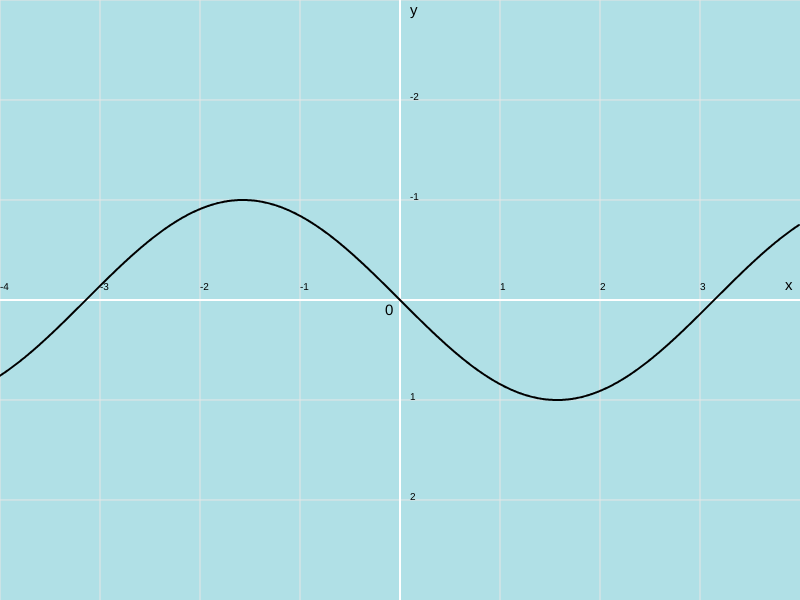
Frame 1 (no input)
Frame 60 (no input): identical to frame 1, image omitted
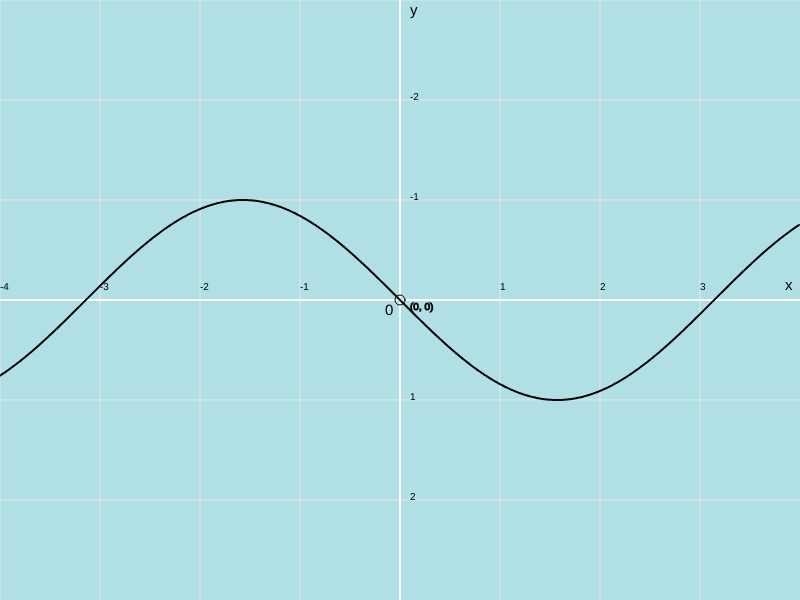
Frame 120 (the mouse pressed at the canvas centre since frame 60)

The p5.js sketch that drew these frames (run headless with seeded random() and noise() and a simulated clock; from frame 60 on, the mouse is pressed at the canvas centre):

// p5.js sketch
// ── sketch.js
let cellSize = 100; //scaleと一致させると1メモリ = x,yでの1の変化と一致するが、cellSizeをscaleの1/10にするとx,yでいう0.1のメモリになる
let scale = 100; //グラフをどれくらいzoom in/zoom outして表示するか？(100の時は100倍原点に近いところだけ見る)

function setup() {
    createCanvas(800, 600);
    background(176, 224, 230);
    // 原点をキャンバスの中心に設定
    translate(width / 2, height / 2);
    drawGrid(cellSize); //スケール (1にすると1pixelが y=f(x)でx, yの1分の変化になる、10にすると10pixelで1になる)
    drawAxis();


    // グラフを描画
    stroke(0);
    strokeWeight(2);
    noFill();

    beginShape();
    for (let x = -width / 2; x < width / 2; x += 1) {
        let y = targetFunction(x);
        stroke(0);
        vertex(x, y);
    }
    endShape();
}

function draw() {

}


function drawDashedLine(x1, y1, x2, y2, dashLength, gapLength) {
    let distance = dist(x1, y1, x2, y2); // 線の全体の長さを計算
    let dashCount = distance / (dashLength + gapLength); // 点線の数

    let xStep = (x2 - x1) / dashCount; // x方向のステップサイズ
    let yStep = (y2 - y1) / dashCount; // y方向のステップサイズ

    for (let i = 0; i < dashCount; i++) {
        let xStart = x1 + i * (xStep + gapLength / distance * (x2 - x1));
        let yStart = y1 + i * (yStep + gapLength / distance * (y2 - y1));
        let xEnd = xStart + xStep;
        let yEnd = yStart + yStep;
        line(xStart, yStart, xEnd, yEnd);
    }
}

function drawAxis() {
    console.log("drawAxis");
    // x軸とy軸を描画
    stroke(255);
    strokeWeight(2);
    line(-width / 2, 0, width / 2, 0); // x軸
    line(0, -height / 2, 0, height / 2); // y軸

    //原点の0
    textSize(15);
    fill(0);
    noStroke();
    text("0", - 15, 15);

    //軸ラベルの描画
    text(`x`, width / 2 - 15, -10);
    text(`y`, 10, -height / 2 + 15);

}

function drawGrid(cellSize) {
    console.log("drawGrid");

    // 縦線を描画
    for (let x = -width / 2; x < width / 2; x += cellSize) {
        stroke(230); // グリッドの色
        strokeWeight(1); // グリッドの線の太さ
        line(x, -height / 2, x, height / 2);

        if (x != 0) {//原点はメモリ不要なので除外
            textSize(10);
            fill(0);
            noStroke();
            text(`${x / cellSize * (cellSize / scale)}`, x, - 10);
        }


    }

    // 横線を描画
    for (let y = - height / 2; y < height / 2; y += cellSize) {
        stroke(230); // グリッドの色
        strokeWeight(1); // グリッドの線の太さ
        line(-width / 2, y, width / 2, y);

        if (y != 0) {//原点はメモリ不要なので除外
            textSize(10);
            fill(0);
            noStroke();
            text(`${y / cellSize * (cellSize / scale)}`, 10, y);
        }

    }

}

function mousePressed() {
    translate(width / 2, height / 2);
    drawPointer(mouseX - width / 2);
}

function drawPointer(x) {
    let y = targetFunction(x);
    stroke(0);
    strokeWeight(1);
    noFill();
    ellipse(x, y, 10, 10);
    textSize(10);
    //表示される数字がメモリと一致するように、scaleで割り算し、小数点1桁まで表示するように四捨五入
    text(`(${Math.round(x/scale * 10)/10}, ${Math.round(y/scale * 10)/10})`, x + 10, y + 10);
}

//グラフとして描画したい関数、x座標を入れると(x, y)座標を戻す
function targetFunction(x) {
    // console.log("targetFunction");
    let y;
    let scaledX = x / scale; // スケーリング
    y = sin(scaledX);
    let scaledY = y * scale;
    return scaledY;
}
